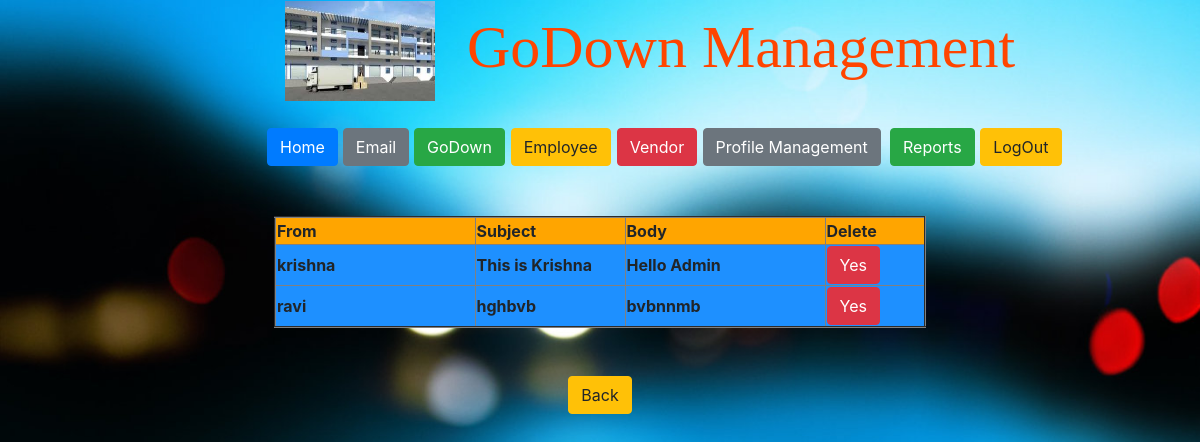
Page /gd_admin/admin_inbox/ (signed in) on the committed database.
### gd_login/models.py (models this page shows)
class Inbox_Mails(models.Model):
    mail_id = models.AutoField(primary_key=True)
    frm = models.CharField(max_length=30)
    to = models.CharField(max_length=30)
    subject = models.CharField(max_length=50)
    body = models.TextField(max_length=200)

### gd_admin/views.py (the view)
# urls.py: path('admin_inbox/',views.admin_Inbox,name='admin_inbox'),
def admin_Inbox(request):
    name = request.session['username']
    email = 'admin@gmail.com'
    qs1 = Inbox_Mails.objects.filter(to=email)
    return render(request,'gd_admin/admin_inbox.html',{'object_list':qs1})

### templates/gd_admin/admin_inbox.html (shortened to what this page needs)
<!DOCTYPE html>
<html lang="en">
<head>
{% load staticfiles %}
</head>
<body  background="{% static 'images/gd1.jpg' %}">
{% include 'gd_home/title.html' %}
{% include 'gd_admin/admin_menu.html' %}
<br><br>
{% if object_list %}
    <table align="center" border="2">
    <tr bgcolor="orange">
        <th width="100">From</th>
        <th width="100">Subject</th>
        <th width="100">Body</th>
        <th width="100">Delete</th>
    </tr>
    {% for x in object_list %}
    <tr bgcolor="#1e90ff">
        <th width="200">{{ x.frm }}</th>
        <th width="150">{{ x.subject }}</th>
        <th width="200">{{ x.body }}</th>
        <th width="100">
            <form action="{% url 'admin_delete_mail' %}" method="post">
            <button type="submit" class="btn btn-danger">Yes</button>
            </form>
        </th>
    </tr>
    {% endfor %}
</table>
{% else %}
     <center><font size="5" color="red" face="Arial Black">Sorry.. No Mails are Available</font> </center>
{% endif %}
<br><br>
<center>
        <form action="{% url 'admin_mail_menu' %}">
              <button type="submit" class="btn btn-warning">Back</button>
          </form>
</center>
</body>
</html>

### templates/gd_admin/admin_inbox.html (style rules this page uses)
body { text-align: center; background-size: cover; background-repeat:no-repeat; }

### rows in the picture
Inbox_Mails: frm "krishna", subject "This is Krishna", body "Hello Admin"
Inbox_Mails: frm "ravi", subject "hghbvb", body "bvbnnmb"
